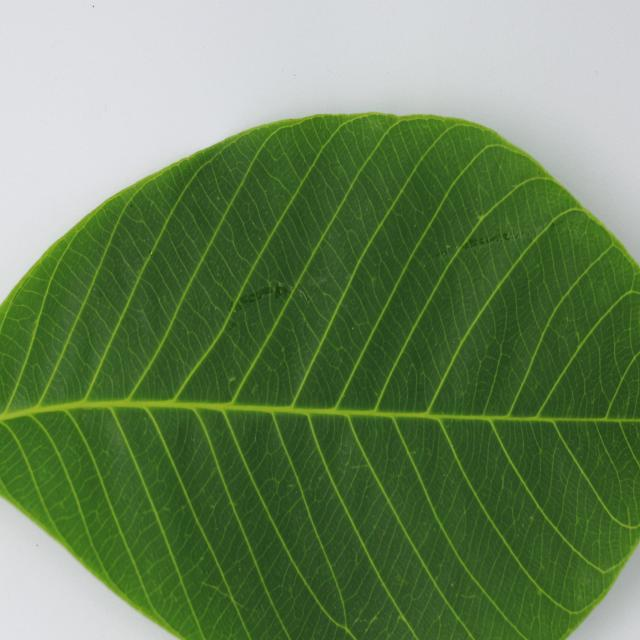
#> input picture test.jpg, 640 x 640 px
$ python -i main.py   (imports and definitions only)   (older library calls are emulated)
#> lines starting #> are read from the running program, lines starting #| are printed output that depends on the picture; after the words box and inside, x2 and y2 are one past the last pixel; in counts of white or black regions, pixels touching at a corner belong together
#> further down, picture is the input picture: shape (640, 640, 3); mean B, G, R 89.6, 132, 105.4
import sys
import json
# print("DEBUG: START")
import cv2
import numpy as np
import requests
import os
import time
from io import BytesIO

# Export helper function for testing
__all__ = ['map_trunk_disease']

# Import the disease mapping logic
try:
    from disease_mapping import map_trunk_disease
except ImportError:
    # Fallback if running from a different directory context or if file missing
    def map_trunk_disease(disease_name):
        return disease_name, "unknown", "Mapping module missing."

# print("DEBUG: IMPORTS DONE")

try:
    from ultralytics import YOLO
    YOLO_AVAILABLE = True
except ImportError:
    YOLO_AVAILABLE = False
    sys.stderr.write("Ultralytics not installed. Falling back to heuristic analysis.\n")
except Exception as e:
    YOLO_AVAILABLE = False
    sys.stderr.write(f"Ultralytics import error: {e}\n")

# print("DEBUG: AFTER YOLO IMPORT")

# Global model cache
LEAF_MODEL = None
CLS_MODEL = None
LATEX_MODEL = None
TRUNK_MODEL = None

# [40 lines left out: functions get_leaf_model, get_trunk_model, not called in this run]

def get_latex_model():
    global LATEX_MODEL
    if LATEX_MODEL is None and YOLO_AVAILABLE:
        try:
            model_path = os.path.join(os.path.dirname(__file__), 'models/rubber_tree_model/weights/Latex.pt')
            if os.path.exists(model_path):
                LATEX_MODEL = YOLO(model_path)
                sys.stderr.write(f"ÃƒÂ¢Ã…â€œÃ¢â‚¬Â¦ [Python ML] Loaded Latex Model: {model_path}\n")
            else:
                sys.stderr.write(f"ÃƒÂ¢Ã‚ÂÃ…â€™ [Python ML] Latex model not found at {model_path}\n")
        except Exception as e:
            sys.stderr.write(f"ÃƒÂ¢Ã‚ÂÃ…â€™ [Python ML] Failed to load latex model: {e}\n")
    return LATEX_MODEL

# [54 lines left out: functions get_cls_model, get_groq_analysis, not called in this run]

def get_groq_latex_analysis(latex_type, confidence, contamination_level, drc):
    """
    Calls Groq API to get detailed analysis and recommendations for latex quality.
    """
    api_key = os.environ.get("GROQ_API_KEY")
    url = "https://api.groq.com/openai/v1/chat/completions"

    prompt = f"""
    You are an expert rubber technologist specializing in natural rubber latex quality control.
    Analyze this latex scan result:
    - Detected Type: {latex_type}
    - AI Confidence: {confidence:.1f}%
    - Contamination Level: {contamination_level}
    - Estimated Dry Rubber Content (DRC): {drc}%

    Provide a valid JSON response with these keys:
    1. "quality_assessment": A technical assessment of the latex quality based on the type and visual indicators.
    2. "processing_advice": Specific steps to process this type of latex for maximum yield/quality.
    3. "contamination_handling": How to treat or filter the latex if contamination is present.
    4. "market_value_insight": Brief comment on the potential market grade (e.g., Centrifuged Latex, USS, RSS).
    5. "preservation_tips": Chemical recommendations (e.g., Ammonia, TMTD) to prevent coagulation before processing.
    6. "recommended_end_products": Array of 3-6 product-use suggestions based on this latex quality
       (e.g., "Medical gloves", "Household gloves", "Adhesive latex", "Rubberized asphalt blend").
    7. "grade_based_product_recommendations": Array of concise recommendations where each item includes product + use case + why.
    8. "primary_recommended_product": Best single product category for this quality.
    9. "market_analysis": {{
        "trend": "stable" | "increasing" | "decreasing",
        "estimated_price_range_php": "min-max" (e.g., "50-60"),
        "reasoning": "Reason for the price estimation based on quality and general market knowledge."
    }}
    10. "prompt_recommendations": Array of 3-6 concise user questions for the assistant.
    11. "suggestions": Array of 4-8 actionable bullet-ready recommendations for this specific sample.

    Do not include markdown formatting, just the raw JSON object.
    """

    headers = {
        "Authorization": f"Bearer {api_key}",
        "Content-Type": "application/json"
    }

    data = {
        "model": "llama-3.3-70b-versatile",
        "messages": [{"role": "user", "content": prompt}],
        "temperature": 0.3,
        "response_format": {"type": "json_object"}
    }

    try:
        response = requests.post(url, headers=headers, json=data, timeout=15)
        if response.status_code == 200:
            content = response.json()['choices'][0]['message']['content']
            return json.loads(content)
    except Exception as e:
        sys.stderr.write(f"ÃƒÂ¢Ã…Â¡Ã‚Â ÃƒÂ¯Ã‚Â¸Ã‚Â [Groq API] Latex Analysis failed: {e}\n")

    return None

# [989 lines left out: functions to_text_list, text_says_healthy, build_latex_ai_recommendation, get_dominant_color_name, count_spots, classify_content and 7 more, not called in this run]

def analyze_latex_with_model(img, image_path_for_saving=None):
    """
    Uses the trained Latex Quality Model (Latex.pt) for analysis.
    Integrates Groq API for detailed insights.
    """
    model = get_latex_model()

    # Default values
    latex_type = "Unknown"
    confidence = 0.0
    contamination_level = "low"
    grade = 'A'
    drc = 40.0 # Default DRC
    description = "Standard latex."

    # Heuristic Fallback logic components
    hsv = cv2.cvtColor(img, cv2.COLOR_BGR2HSV)
#> hsv: shape (640, 640, 3); mean H, S, V 64.8, 114.6, 132.8
    avg_color_per_row = np.average(img, axis=0)
#> avg_color_per_row = 640 rows, first 8: [168.3, 193.1, 178.3], [167.8, 192.8, 177.9], [167.3, 192.4, 177.5], [166.6, 191.9, 176.9], [165.9, 191.4, 176.4], [165.1, 190.9, 175.8], [164.7, 190.6, 175.5], [164.3, 190.5, 175.2]
    avg_color = np.average(avg_color_per_row, axis=0)
#> avg_color = [89.55, 132, 105.4]

    gray = cv2.cvtColor(img, cv2.COLOR_BGR2GRAY)
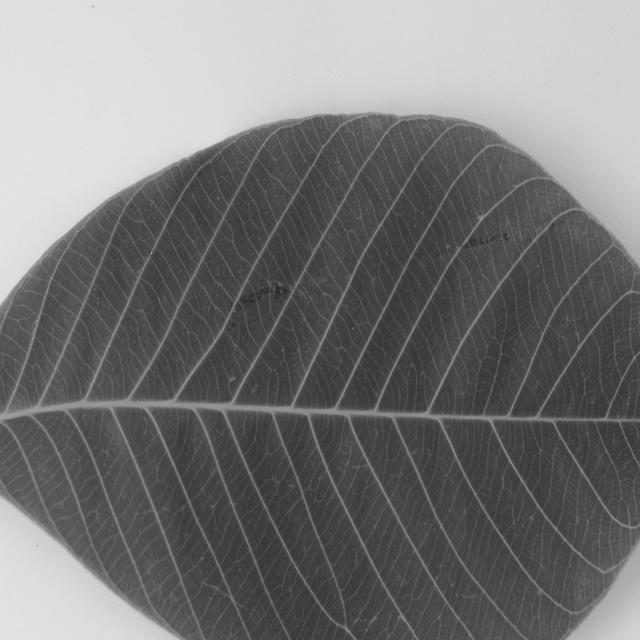
#> gray: shape (640, 640); min 40, max 235, mean 119.2
    _, thresh = cv2.threshold(gray, 100, 255, cv2.THRESH_BINARY_INV)
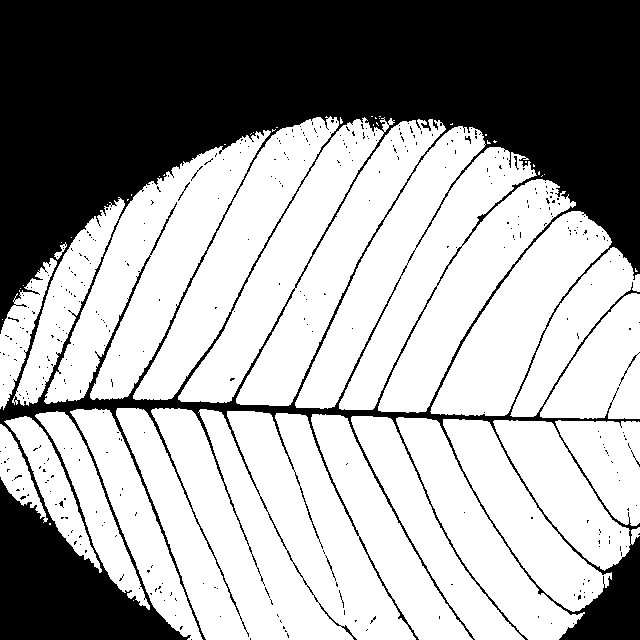
#> thresh: shape (640, 640); 63.2% white; 399 black regions (390 under 20 px), largest, box (x1, y1, x2, y2) and area: (0, 0, 640, 640) 149491, (619, 352, 640, 386) 54, (325, 555, 336, 581) 36
    contamination_pixels = cv2.countNonZero(thresh)
#> contamination_pixels = 258813
    contamination_ratio = contamination_pixels / (img.shape[0] * img.shape[1])
#> contamination_ratio = 0.632

    if model:
        try:
            results = model(img, verbose=False)

            # Check if Classification or Detection model
            if hasattr(results[0], 'probs') and results[0].probs is not None:
                # Classification Model
                probs = results[0].probs
                top1_index = probs.top1
                latex_type = results[0].names[top1_index]
                confidence = float(probs.top1conf.item()) * 100
            elif hasattr(results[0], 'boxes') and results[0].boxes is not None:
                # Detection Model - find the class with highest confidence or most occurrences
                boxes = results[0].boxes
                if len(boxes) > 0:
                    # Get the box with highest confidence
                    best_box_idx = boxes.conf.argmax()
                    cls_id = int(boxes.cls[best_box_idx].item())
                    latex_type = results[0].names[cls_id]
                    confidence = float(boxes.conf[best_box_idx].item()) * 100
                else:
                    latex_type = "Unknown"
                    confidence = 0.0

            sys.stderr.write(f"ÃƒÂ¢Ã…â€œÃ¢â‚¬Â¦ [Python ML] Latex Model Prediction: {latex_type} ({confidence:.1f}%)\n")

            # --- Combine AI Prediction with Heuristics ---

            # Use detection box if available to mask the latex area for accurate color
            latex_mask = None
            if hasattr(results[0], 'boxes') and results[0].boxes is not None and len(results[0].boxes) > 0:
                best_box_idx = results[0].boxes.conf.argmax()
                box = results[0].boxes.xyxy[best_box_idx].cpu().numpy().astype(int)
                x1, y1, x2, y2 = box

                # Create mask for color analysis
                latex_mask = np.zeros(img.shape[:2], dtype=np.uint8)
                latex_mask[y1:y2, x1:x2] = 255
            else:
                # Fallback: Use HSV segmentation to find latex-colored regions (White/Yellowish)
                # This ignores dark bark/background
                hsv_img = cv2.cvtColor(img, cv2.COLOR_BGR2HSV)

                # Define range for white/cream/yellowish latex
                # Hue: 0-180 (OpenCV), allow yellowish (20-40) and neutral/white
                # Saturation: Low for white (0-60), higher for yellow (up to 150)
                # Value: High brightness (>100)

                # White/Light Grey Mask
                lower_white = np.array([0, 0, 100])
                upper_white = np.array([180, 60, 255])
                mask_white = cv2.inRange(hsv_img, lower_white, upper_white)

                # Yellowish Mask (for oxidized latex)
                lower_yellow = np.array([15, 60, 100])
                upper_yellow = np.array([40, 200, 255])
                mask_yellow = cv2.inRange(hsv_img, lower_yellow, upper_yellow)

                # Combine masks
                latex_mask = cv2.bitwise_or(mask_white, mask_yellow)

                # Clean up mask (morphology)
                kernel = np.ones((5,5), np.uint8)
                latex_mask = cv2.morphologyEx(latex_mask, cv2.MORPH_OPEN, kernel)
                latex_mask = cv2.morphologyEx(latex_mask, cv2.MORPH_CLOSE, kernel)

                # If mask is empty (e.g., lighting issues), fallback to center crop
                if cv2.countNonZero(latex_mask) < (img.shape[0] * img.shape[1] * 0.05): # Less than 5% latex found
                    sys.stderr.write("ÃƒÂ¢Ã…Â¡Ã‚Â ÃƒÂ¯Ã‚Â¸Ã‚Â [Python ML] Latex segmentation failed, falling back to center crop.\n")
                    h, w = img.shape[:2]
                    center_h, center_w = h // 2, w // 2
                    crop_h, crop_w = h // 3, w // 3
                    latex_mask = np.zeros(img.shape[:2], dtype=np.uint8)
                    latex_mask[center_h-crop_h//2:center_h+crop_h//2, center_w-crop_w//2:center_w+crop_w//2] = 255

            # Calculate average color ONLY within the mask
            avg_color = cv2.mean(img, mask=latex_mask)[:3]

            # Re-calculate contamination ratio within the MASKED area only
            # Invert mask to find dark spots inside the latex area
            # We want pixels that are INSIDE latex_mask but are DARK (contamination)
            gray_masked = cv2.bitwise_and(gray, gray, mask=latex_mask)
            _, contamination_thresh = cv2.threshold(gray_masked, 90, 255, cv2.THRESH_BINARY)
            # Dark pixels will be 0, bright will be 255.
            # But outside mask is 0 too. So we need to distinguish background (0) from contamination (0).
            # Easier: Find pixels where (latex_mask > 0) AND (gray < 90)

            latex_pixels_count = cv2.countNonZero(latex_mask)
            if latex_pixels_count > 0:
                # Contamination = pixels inside mask that are dark
                contamination_mask = cv2.inRange(gray_masked, 1, 90) # 1 to exclude background 0
                contamination_pixels = cv2.countNonZero(contamination_mask)
                contamination_ratio = contamination_pixels / latex_pixels_count
            else:
                contamination_ratio = 0.0

            # Adjust Grade/DRC based on Model Class
            primary_color_class = "Unknown"

            # Normalize type string for robust matching against Latex.pt classes
            # Expected classes: "latex with water", "yellow latex", "white latex"
            lt_lower = latex_type.lower()

            # Default values
            grade = 'B'
            drc = 35.0
            contamination_level = "low"
            description = f"Detected: {latex_type}"

            if "white" in lt_lower:
                # "white latex" -> High Quality
                grade = 'A'
                drc = 40.0
                description = "High quality fresh white latex."
                primary_color_class = "White Latex"
                contamination_level = "low"

            elif "yellow" in lt_lower:
                # "yellow latex" -> Oxidized / Pre-coagulated
                grade = 'C'
                drc = 32.0
                description = "Yellowish/Oxidized latex detected."
                primary_color_class = "Yellow/Oxidized"
                contamination_level = "medium" # Oxidation is a form of contamination/degradation

            elif "water" in lt_lower:
                # "latex with water" -> Diluted / Rain Contamination
                grade = 'D'
                drc = 15.0
                description = "Diluted or contaminated with water."
                primary_color_class = "Water/Diluted"
                contamination_level = "high"

            elif "lump" in lt_lower or "cup" in lt_lower:
                 grade = 'B'
                 drc = 55.0
                 description = "Cup lump detected."
                 primary_color_class = "Cup Lump"
            else:
                # Fallback for unknown classes
                grade = 'B'
                drc = 35.0
                description = f"Detected: {latex_type}"
                primary_color_class = latex_type.title()

            # Refine contamination level based on visual analysis (pixels)
            # Only downgrade if visual analysis CONFIRMS physical debris, or if Model says "water"
            if "water" in lt_lower:
                 contamination_level = "high"
            elif contamination_ratio > 0.05:
                # Physical debris detected
                if grade < 'D': grade = chr(ord(grade) + 1)
                drc -= 2
                if contamination_level != "high": contamination_level = "medium"
                description += " Debris detected."

            drc = max(5.0, drc) # Min floor

            # --- AI Insights (Groq) ---
            sys.stderr.write(f"ÃƒÂ°Ã…Â¸Ã‚Â§Ã‚Â  [Python ML] Requesting detailed latex analysis from Groq...\n")
            ai_insights = get_groq_latex_analysis(latex_type, confidence, contamination_level, drc)

            ai_recommendation = build_latex_ai_recommendation(ai_insights, grade, description)
            quality_assessment = ai_recommendation["quality_assessment"]
            processing_advice = ai_recommendation["processing_advice"]
            preservation_tips = ai_recommendation["preservation_tips"]
            market_value_insight = ai_recommendation["market_value_insight"]
            recommended_product = ai_recommendation["recommended_product"]
            recommended_uses = ai_recommendation["recommended_uses"]

            if not recommended_uses and recommended_product != "AI recommendation unavailable":
                recommended_uses = [recommended_product]

            # --- Construct Result ---
            # Re-convert BGR to RGB for output
            r_val = int(avg_color[2])
            g_val = int(avg_color[1])
            b_val = int(avg_color[0])
            estimated_yield = 0.0
            ai_prompt_recommendations = ai_recommendation.get("prompt_recommendations") or []
            ai_suggestions = ai_recommendation.get("suggestions") or []

            return {
                "colorAnalysis": {
                    "primaryColor": primary_color_class,
                    "hex": "#{:02x}{:02x}{:02x}".format(r_val, g_val, b_val)
                },
                "qualityClassification": {
                    "grade": grade,
                    "description": quality_assessment, # Use AI detailed assessment
                    "confidence": confidence
                },
                "productYieldEstimation": {
                    "dryRubberContent": drc,
                    "estimatedYield": estimated_yield,
                    "productType": recommended_product
                },
                "quantityEstimation": {
                    "volume": 0 # Needs user input or depth estimation
                },
                "contaminationDetection": {
                    "hasContamination": contamination_ratio > 0.01,
                    "contaminationLevel": contamination_level,
                    "contaminantTypes": ["Water"] if contamination_level == "high" else (["Debris"] if contamination_ratio > 0.02 else []),
                    "details": ai_recommendation["contamination_handling"]
                },
                "productRecommendation": {
                    "recommendedProduct": recommended_product,
                    "reason": processing_advice,
                    "expectedQuality": f"Grade {grade}",
                    "recommendedUses": recommended_uses[:8],
                    "marketValueInsight": market_value_insight,
                    "preservation": preservation_tips
                },
                "marketAnalysis": ai_recommendation["market_analysis"],
                "aiInsights": { # New standardized field
                    "promptRecommendations": ai_prompt_recommendations,
                    "suggestions": ai_suggestions
                }
            }
        except Exception as e:
            sys.stderr.write(f"ÃƒÂ¢Ã‚ÂÃ…â€™ [Python ML] Model inference error: {e}\n")
            # Fallback to heuristic
            return analyze_latex_heuristic(img)

    # Fallback if no model
    return analyze_latex_heuristic(img)


# [406 lines left out: functions analyze_trunk_with_model, analyze_trunk_heuristic_wrapper, analyze_trunk_physical, not called in this run]

def analyze_trunk_heuristic(img):
    # Legacy wrapper
    return analyze_trunk_physical(img)

def analyze_latex_heuristic(img):
    # Heuristic grade estimation + Groq recommendations (no static product templates)
    hsv = cv2.cvtColor(img, cv2.COLOR_BGR2HSV)
    avg_color_per_row = np.average(img, axis=0)
    avg_color = np.average(avg_color_per_row, axis=0)
#> avg_color = [89.55, 132, 105.4]
    mean_saturation = np.mean(hsv[:, :, 1])
#> mean_saturation = 114.6
    mean_value = np.mean(hsv[:, :, 2])
#> mean_value = 132.8

    gray = cv2.cvtColor(img, cv2.COLOR_BGR2GRAY)
    _, thresh = cv2.threshold(gray, 100, 255, cv2.THRESH_BINARY_INV)
    contamination_pixels = cv2.countNonZero(thresh)
#> contamination_pixels = 258813
    contamination_ratio = contamination_pixels / (img.shape[0] * img.shape[1])
#> contamination_ratio = 0.632

    grade = 'A'
    drc = 40.0
    description = "Excellent quality."

    if contamination_ratio > 0.05:
        grade = 'D'; drc -= 10; description = "High contamination."
    elif mean_saturation > 50:
        grade = 'C'; drc -= 5; description = "Discolored."
    elif mean_value < 150:
        grade = 'B'; drc -= 2; description = "Dark impurities."

    contamination_level = "none"
    if contamination_ratio > 0.12:
        contamination_level = "high"
    elif contamination_ratio > 0.05:
        contamination_level = "medium"
    elif contamination_ratio > 0.01:
        contamination_level = "low"

    latex_type = f"Heuristic grade {grade} latex"
    ai_insights = get_groq_latex_analysis(latex_type, 0.0, contamination_level, drc)
    ai_recommendation = build_latex_ai_recommendation(ai_insights, grade, description)

    r_val = int(avg_color[2])
    g_val = int(avg_color[1])
    b_val = int(avg_color[0])

    return {
        "colorAnalysis": {
            "primaryColor": "white",
            "hex": "#{:02x}{:02x}{:02x}".format(r_val, g_val, b_val)
        },
        "qualityClassification": {
            "grade": grade,
            "description": ai_recommendation["quality_assessment"],
            "confidence": 0
        },
        "productYieldEstimation": {
             "dryRubberContent": drc,
             "estimatedYield": 0.0,
             "productType": ai_recommendation["recommended_product"]
        },
        "productRecommendation": {
            "recommendedProduct": ai_recommendation["recommended_product"],
            "reason": ai_recommendation["processing_advice"],
            "expectedQuality": ai_recommendation["expected_quality"],
            "recommendedUses": ai_recommendation["recommended_uses"],
            "marketValueInsight": ai_recommendation["market_value_insight"],
            "preservation": ai_recommendation["preservation_tips"]
        },
        "quantityEstimation": {
            "volume": 0,
            "weight": 0,
            "confidence": 0
        },
        "contaminationDetection": {
            "hasWater": contamination_ratio > 0.1,
            "hasContamination": contamination_ratio > 0.01,
            "contaminationLevel": contamination_level,
            "contaminantTypes": ["Water"] if contamination_level == "high" else (["Debris"] if contamination_level in ["medium", "low"] else []),
            "details": ai_recommendation["contamination_handling"]
        },
        "marketAnalysis": ai_recommendation["market_analysis"],
        "aiInsights": {
            "promptRecommendations": ai_recommendation.get("prompt_recommendations") or [],
            "suggestions": ai_recommendation.get("suggestions") or []
        }
    }

# [3 lines not run here, left out]

>>> import cv2
>>> picture = cv2.imread('../test.jpg')
#> (the run stopped early here; a loop or call above may not have finished)
